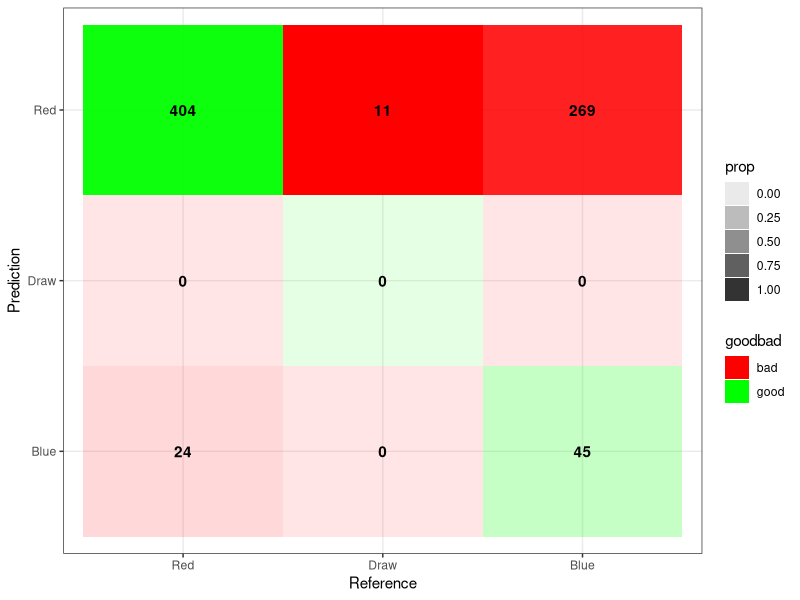
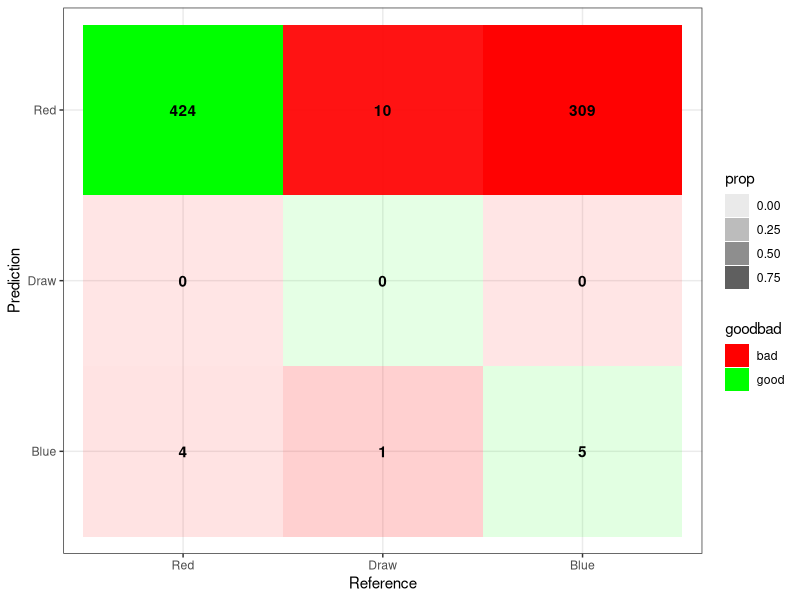

The R source for these figures, in order:
##libraries####
load.libraries <- c('data.table', 'testthat', 'gridExtra', 'corrplot', 'GGally', 
                    'ggplot2', 'e1071', 'dplyr', 'Hmisc', 'tidyverse', 'funModeling',
                    'plotly','psych','rattle','caret','tree', 'rpart','magrittr',
                    'class','formattable','randomForest')
install.lib <- load.libraries[!load.libraries %in% installed.packages()]
for(libs in install.lib) install.packages(libs, dependences = TRUE)
sapply(load.libraries, require, character = TRUE)


######

df2 <- read.csv("ufc_data.csv")
pca <-read.csv("UFC_PCA.csv")
colnames(pca)

################################
df2 <- subset(df2, select=-c(R_fighter,B_fighter, date))
df2$title_bout <- as.numeric(factor(df2$title_bout))
df2$weight_class <- as.numeric(factor(df2$weight_class))
df2$Winner<-factor(df2$Winner)
#df2$Winner <- as.numeric(factor(df2$Winner))

###########################################################


prepare_data <- function(df, output_col_n, ratio){
  # Randomisation with train to test ratio
  random <- sample(1:nrow(df), ratio * nrow(df))
  
  # Normalisation
  normalised <- function(x) {return((x - min(x,rm.na=TRUE))/(max(x,rm.na=TRUE)-min(x,rm.na=TRUE)))}
  df_normalised <- as.data.frame(lapply(df[,-output_col_n], normalised))
  
  # Extract training set
  df_train <- df_normalised[random,] 
  # Extract testing set
  df_test <- df_normalised[-random,]
  
  # Output category
  df_target_category <- df[random,output_col_n]
  df_test_category <- df[-random,output_col_n]
  
  toReturn <- list("training_set" = df_train, "testing_set" = df_test,"target_category" = df_target_category,"test_category"= df_test_category)
  
  return(toReturn)
}


# ************************************************
# main code goes below:
# ************************************************

UFC_DATA <- df2 # Normal data
UFC_PCA <- pca
PCA_cols <- names(UFC_PCA)[2:length(names(UFC_PCA))] # PCA column names excluding Winner

#grep("Winner", colnames(UFC_DATA))

set.seed(123)
# Train/test split with 0.8 ratio
prepared_dataset <- prepare_data(df = UFC_DATA, output_col_n = 1, ratio = 0.8)


########pca
pca_train <- prepared_dataset$training_set %>% select(PCA_cols)
pca_test <- prepared_dataset$testing_set %>% select(PCA_cols)
pca_svm_data <- data.frame(Winner=as.factor(prepared_dataset$target_category), pca_train)
################

# Concat X and y for SVM training
svm_data <- data.frame(Winner=as.factor(prepared_dataset$target_category), prepared_dataset$training_set)


#str(svm_data)

# k-fold cross validation (k=3)
fitControl <- trainControl(method = "repeatedcv",
                           number = 10, 
                           repeats = 5)

# SVM Classifier
svm_classifier <- svm(Winner ~ ., 
                      data = svm_data, 
                      type = 'C-classification', 
                      kernel = 'radial',
                      trControl = fitControl,
                      cost=10,
                      scale=TRUE,
                      probability=TRUE)


####### SVM With PCA
pca_svm_classifier <- svm(Winner ~ ., 
                          data = pca_svm_data, 
                          type = 'C-classification', 
                          kernel = 'radial',
                          trControl = fitControl,
                          cost=10,
                          scale=TRUE,
                          probability=TRUE)
#############################

svmpred <- predict(svm_classifier, newdata=prepared_dataset$testing_set, probability = TRUE)
########
pca_svmpred <- predict(pca_svm_classifier, newdata=pca_test, probability = TRUE)




# Confusion Matrix
print("Normal SVM Consufion Matrix:")
cm <- confusionMatrix(table(svmpred, prepared_dataset$test_category)) 
print(cm)
print("---------------------------------------------------------")

print(paste("SVM Accuracy in",length(prepared_dataset$test_category),"unseen data:", round(cm$overall[1], 4)*100,"%" ))




#########################pca
print("PCA SVM Consufion Matrix:")
pca_cm <- confusionMatrix(pca_svmpred, prepared_dataset$test_category)
print(pca_cm)

print("---------------------------------------------------------")
print(paste("PCA_SVM Accuracy in",length(prepared_dataset$test_category),"unseen data:", round(pca_cm$overall[1], 4)*100,"%" ))


#######################
# Save SVM model
#saveRDS(svm_classifier, file = "SVM_MODEL.rds"
#        ,ascii = FALSE, version = NULL,compress = TRUE, refhook = NULL)


print("~~ SVM ENDED:")
table(UFC_DATA$Winner)

#
#********************Matrix Visualization*****************************
#

table <- data.frame(confusionMatrix(svmpred, prepared_dataset$test_category)$table)

plotTable <- table %>%
  mutate(goodbad = ifelse(table$Prediction == table$Reference, "good", "bad")) %>%
  group_by(Reference) %>%
  mutate(prop = Freq/sum(Freq))

# fill alpha relative to sensitivity/specificity by proportional outcomes within reference groups (see dplyr code above as well as original confusion matrix for comparison)
ggplot(data = plotTable, mapping = aes(x = Reference, y = Prediction, fill = goodbad, alpha = prop)) +
  geom_tile() +
  geom_text(aes(label = Freq), vjust = .5, fontface  = "bold", alpha = 1) +
  scale_fill_manual(values = c(good = "green", bad = "red")) +
  theme_bw() +
  xlim(rev(levels(table$Reference)))

##########pca
table <- data.frame(confusionMatrix(pca_svmpred, prepared_dataset$test_category)$table)

plotTable <- table %>%
  mutate(goodbad = ifelse(table$Prediction == table$Reference, "good", "bad")) %>%
  group_by(Reference) %>%
  mutate(prop = Freq/sum(Freq))

# fill alpha relative to sensitivity/specificity by proportional outcomes within reference groups (see dplyr code above as well as original confusion matrix for comparison)
ggplot(data = plotTable, mapping = aes(x = Reference, y = Prediction, fill = goodbad, alpha = prop)) +
  geom_tile() +
  geom_text(aes(label = Freq), vjust = .5, fontface  = "bold", alpha = 1) +
  scale_fill_manual(values = c(good = "green", bad = "red")) +
  theme_bw() +
  xlim(rev(levels(table$Reference)))
